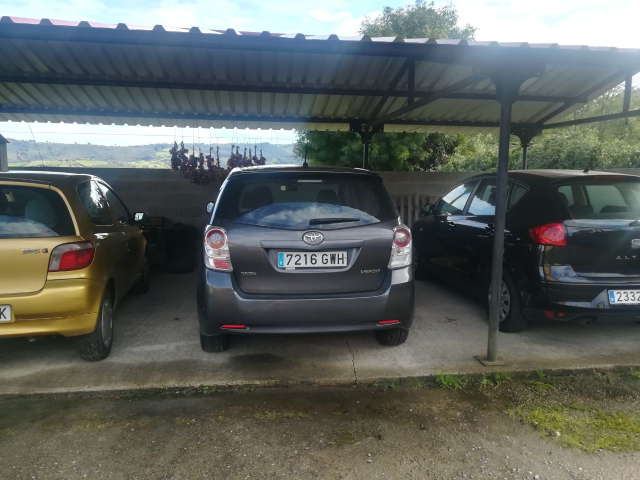
#> input picture coche.jpg, 1280 x 960 px (shown at 1/2 size)
$ jupyter execute Untitled.ipynb
#> lines starting #> are read from the running program, lines starting #| are printed output that depends on the picture; after the words box and inside, x2 and y2 are one past the last pixel; in counts of white or black regions, pixels touching at a corner belong together
[cell 1]
import cv2
import numpy as np
from matplotlib import pyplot as plt

# Read the image as Grayscale

First we read the input image as grayscale. In order to represent it, we will use matplotlib, which allows us to include it in the jupyter notebook, without the need to pop up an image that the OpenCV function imshow requires.

[cell 2]
## Read the image from file in grayscale
img = cv2.imread('coche.jpg',0)
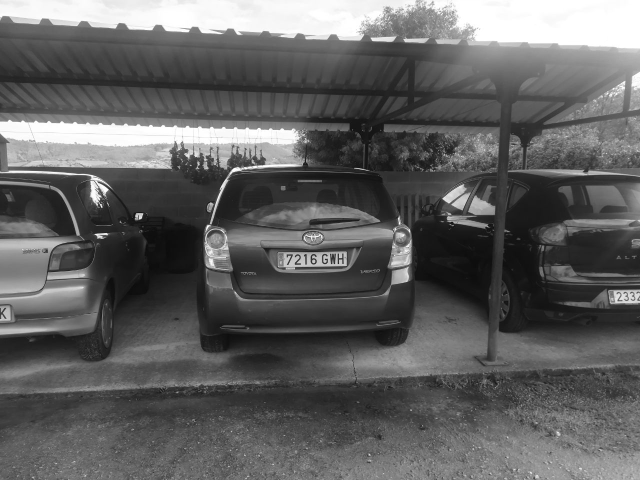
#> img: shape (960, 1280) (shown at 1/2 size); min 0, max 255, mean 96.9
# Matplotlib necesita que le indiquen que la imagen es en niveles de gris
plt.imshow(img, cmap='gray')
plt.show()

# Plotting Histogram

## Using matplotlib

First, matplotlib

[cell 3]
plt.hist(img.ravel(),256,[0,256]); plt.show()
#> after `plt.hist(img.ravel(), 256, [0, 256])`:
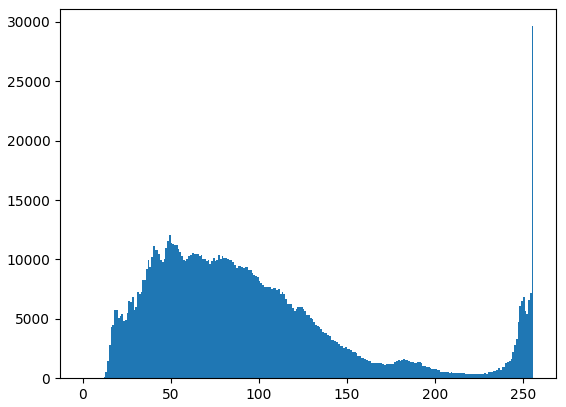
#> figure drawn by matplotlib, 1 panel; tallest bar 29634 high, from x = 255 to 256

# Using OpenCV

## Aplication of a mask: find Histogram of a specific area

In this case, I know that some areas of the image will never have the registration plate.

[cell 4]
mask = np.zeros(img.shape[:2], np.uint8)
mask[300:700, :] = 255
# Apply mask
masked_img = cv2.bitwise_and(img,img,mask = mask)
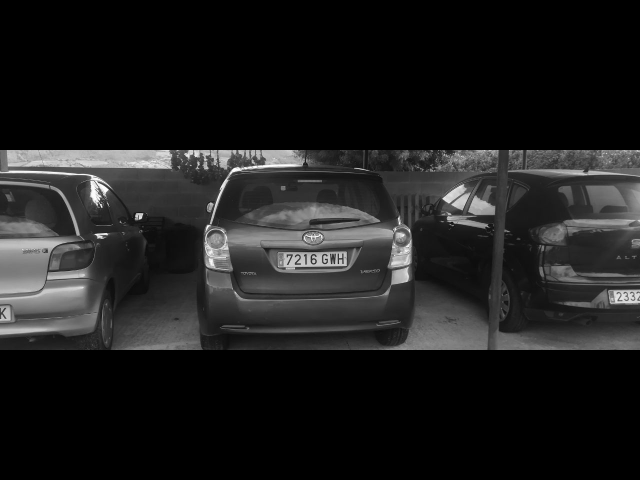
#> masked_img: shape (960, 1280) (shown at 1/2 size); min 0, max 255, mean 29.9
# Obtain histogram
hist_full = cv2.calcHist([img],[0],None,[256],[0,256])
#> hist_full = 256 values, max 29634 at index 255, min 1 at index 2, mean 4800
hist_mask = cv2.calcHist([img],[0],mask,[256],[0,256])
#> hist_mask = 256 values, max 8618 at index 37, min 1 at index 2, mean 2000

plt.subplot(221), plt.imshow(img, 'gray')
plt.subplot(222), plt.imshow(mask,'gray')
plt.subplot(223), plt.imshow(masked_img, 'gray')
plt.subplot(224), plt.plot(hist_full), plt.plot(hist_mask)
plt.xlim([0,256])

plt.show()
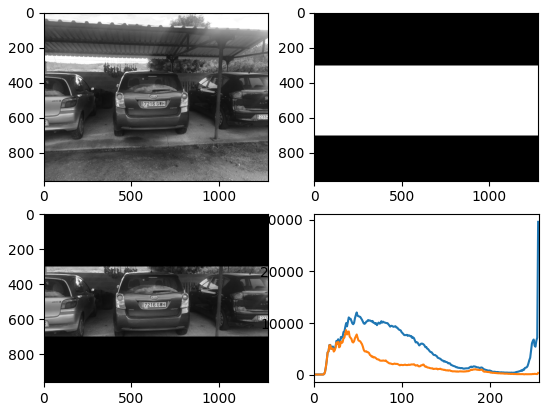
#> figure drawn by matplotlib, 4 panels; panel 4: curve peaks at x = 255, y = 29634; panel 4: curve peaks at x = 37, y = 8618
# Blue line  -> full image
# Green line -> Masked image

# Image Thresholding

## Simple thresholding

First let's do a simple thresholding to see if it is fair enough

[cell 5]
ret,thresh1 = cv2.threshold(masked_img,150,255,cv2.THRESH_BINARY)
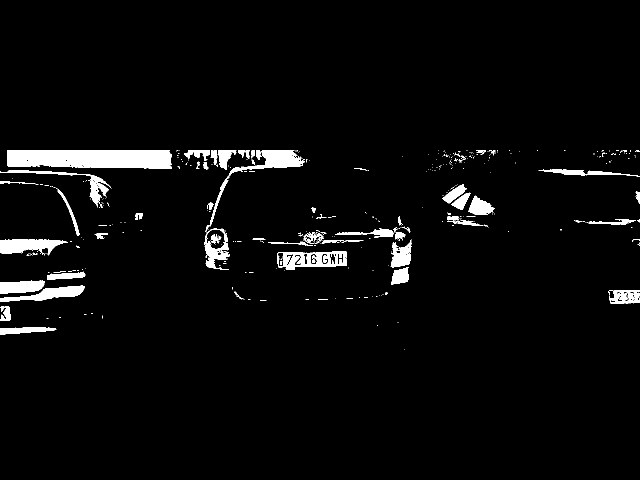
#> thresh1: shape (960, 1280) (shown at 1/2 size); 3.7% white; 456 white regions (386 under 20 px), largest, box (x1, y1, x2, y2) and area: (14, 300, 344, 337) 11231, (420, 300, 610, 449) 3264, (555, 503, 694, 535) 2706
plt.imshow(thresh1, cmap='gray')
plt.show()

## Otsu’s Binarization

Otsu's algorithm automatically detects the best level to calculate the threshold

[cell 6]
ret2,th2 = cv2.threshold(masked_img,0,255,cv2.THRESH_BINARY+cv2.THRESH_OTSU)
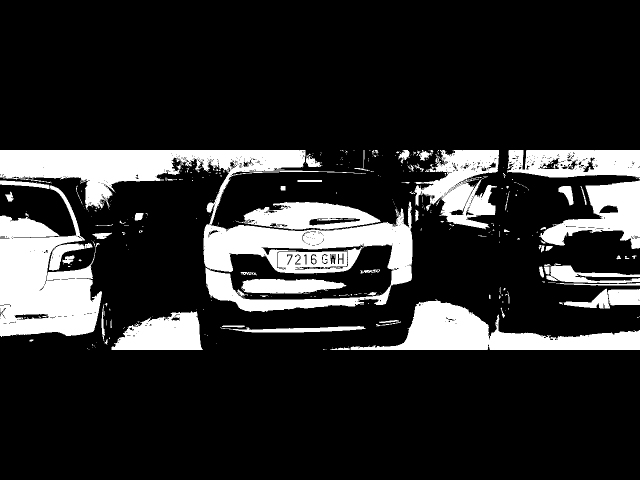
#> th2: shape (960, 1280) (shown at 1/2 size); 17.3% white; 395 white regions (318 under 20 px), largest, box (x1, y1, x2, y2) and area: (0, 300, 825, 624) 71437, (0, 371, 204, 674) 37145, (660, 601, 1280, 700) 24073
#> ret2 = 64
plt.imshow(th2, cmap='gray')
plt.show()
